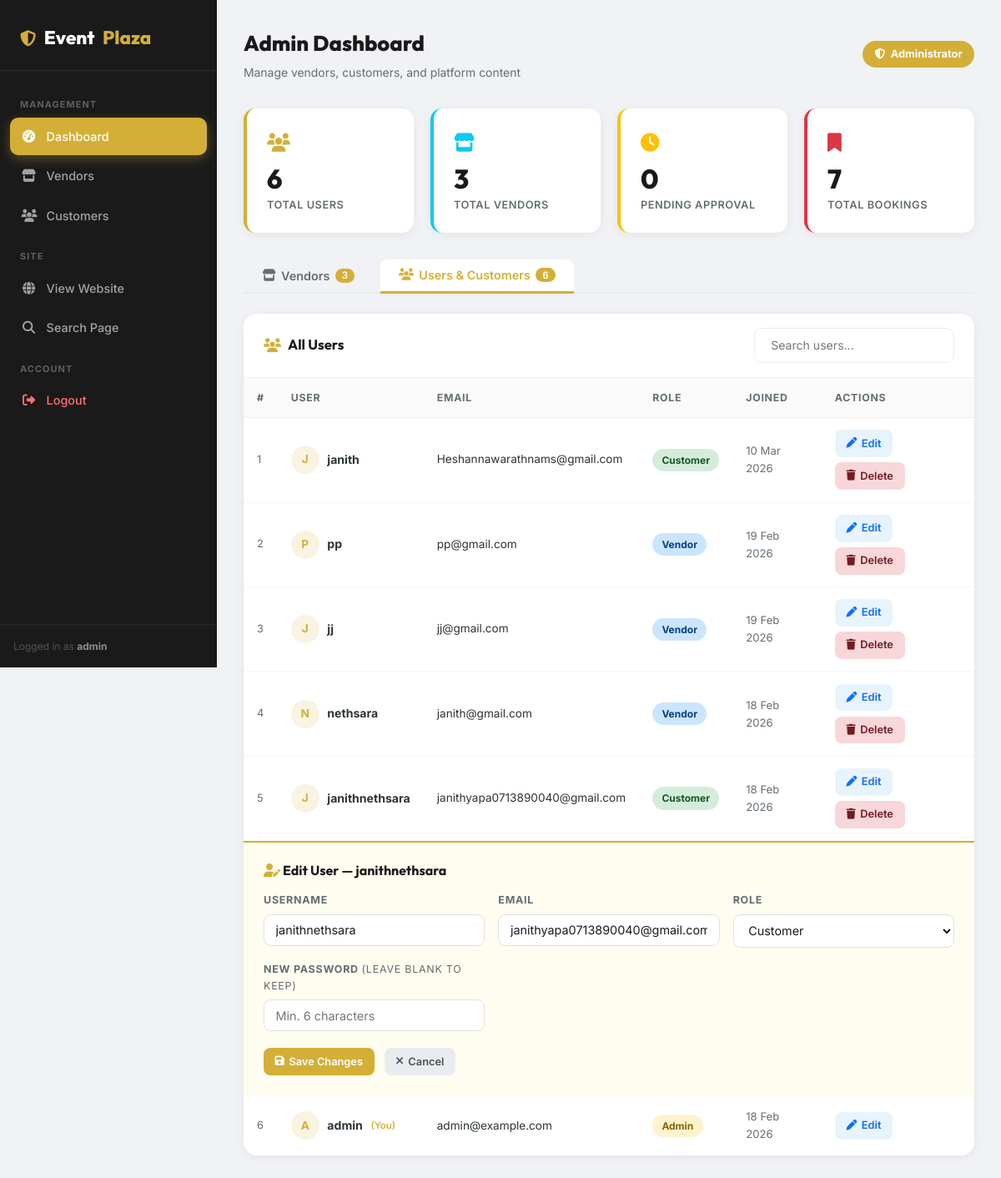
Screenshot of /admin/dashboard.php?edit_user=2 (signed in) with the database file from the repository.
### tables this page shows
CREATE TABLE `users` (
  `id` int(11) NOT NULL,
  `username` varchar(50) NOT NULL,
  `email` varchar(100) NOT NULL,
  `password` varchar(255) NOT NULL,
  `role` enum('admin','vendor','customer') NOT NULL,
  `created_at` timestamp NOT NULL DEFAULT current_timestamp()
);

### admin/dashboard.php (the view, shortened to what this page needs)
<?php
include '../includes/db.php';
$total_users    = $pdo->query("SELECT COUNT(*) FROM users")->fetchColumn();
$total_vendors  = $pdo->query("SELECT COUNT(*) FROM vendors")->fetchColumn();
$total_bookings = $pdo->query("SELECT COUNT(*) FROM bookings")->fetchColumn();
$pending_count  = $pdo->query("SELECT COUNT(*) FROM vendors WHERE is_verified = 0")->fetchColumn();
$all_vendors = $pdo->query("
    SELECT v.*, c.name AS cat_name, u.email AS owner_email, u.username AS owner_username
    FROM vendors v
    JOIN categories c ON v.category_id = c.id
    JOIN users u ON v.user_id = u.id
    ORDER BY v.created_at DESC
")->fetchAll();
$all_users = $pdo->query("
    SELECT * FROM users ORDER BY created_at DESC
")->fetchAll();
$edit_user_id   = isset($_GET['edit_user'])   ? (int)$_GET['edit_user']   : 0;
?>
<!DOCTYPE html>
<html lang="en">
<head>
    <link rel="stylesheet" href="https://cdnjs.cloudflare.com/ajax/libs/font-awesome/6.4.0/css/all.min.css">
    <link rel="stylesheet" href="../assets/css/style.css">
</head>
<body>
<div class="adm-wrap">
    <aside class="adm-sidebar">
        <div class="adm-sidebar-logo">
            <i class="fas fa-shield-alt"></i>
            Event<span>Plaza</span>
        </div>
        <nav class="adm-nav">
            <div class="adm-nav-label">Management</div>
            <a href="dashboard.php" class="active"><i class="fas fa-tachometer-alt"></i> Dashboard</a>
            <a href="#vendors-tab" onclick="switchTab('vendors')"><i class="fas fa-store"></i> Vendors</a>
            <a href="#users-tab" onclick="switchTab('users')"><i class="fas fa-users"></i> Customers</a>
            <div class="adm-nav-label">Site</div>
            <a href="../index.php" target="_blank"><i class="fas fa-globe"></i> View Website</a>
            <a href="../search.php" target="_blank"><i class="fas fa-search"></i> Search Page</a>
            <div class="adm-nav-label">Account</div>
            <a href="../logout.php" class="danger"><i class="fas fa-sign-out-alt"></i> Logout</a>
        </nav>
        <div style="padding:1rem; font-size:.75rem; color:rgba(255,255,255,.25); border-top:1px solid rgba(255,255,255,.07);">
            Logged in as <strong style="color:rgba(255,255,255,.5);"><?= htmlspecialchars($_SESSION['username']) ?></strong>
        </div>
    </aside>
    <main class="adm-main">
        <div class="adm-topbar">
            <div>
                <div class="adm-page-title">Admin Dashboard</div>
                <div class="adm-page-sub">Manage vendors, customers, and platform content</div>
            </div>
            <div class="adm-admin-badge"><i class="fas fa-shield-alt"></i> Administrator</div>
        </div>
        <div class="adm-stats">
            <div class="adm-stat-card">
                <div class="adm-stat-icon"><i class="fas fa-users"></i></div>
                <div class="adm-stat-num"><?= $total_users ?></div>
                <div class="adm-stat-lbl">Total Users</div>
            </div>
            <div class="adm-stat-card info">
                <div class="adm-stat-icon"><i class="fas fa-store"></i></div>
                <div class="adm-stat-num"><?= $total_vendors ?></div>
                <div class="adm-stat-lbl">Total Vendors</div>
            </div>
            <div class="adm-stat-card warn">
                <div class="adm-stat-icon"><i class="fas fa-clock"></i></div>
                <div class="adm-stat-num"><?= $pending_count ?></div>
                <div class="adm-stat-lbl">Pending Approval</div>
            </div>
            <div class="adm-stat-card dang">
                <div class="adm-stat-icon"><i class="fas fa-bookmark"></i></div>
                <div class="adm-stat-num"><?= $total_bookings ?></div>
                <div class="adm-stat-lbl">Total Bookings</div>
            </div>
        </div>
        <div class="adm-tabs" id="adm-tabs">
            <button class="adm-tab active" onclick="switchTab('vendors')" id="tab-vendors">
                <i class="fas fa-store"></i> Vendors
                <span class="adm-tab-count"><?= count($all_vendors) ?></span>
            </button>
            <button class="adm-tab" onclick="switchTab('users')" id="tab-users">
                <i class="fas fa-users"></i> Users & Customers
                <span class="adm-tab-count"><?= count($all_users) ?></span>
            </button>
        </div>
        <div class="adm-panel" id="panel-users">
            <div class="adm-card">
                <div class="adm-card-header">
                    <div class="adm-card-title"><i class="fas fa-users"></i> All Users</div>
                    <input type="text" class="adm-table-search" placeholder="Search users..." onkeyup="filterTable(this,'user-tbody')">
                </div>
                <div class="adm-table-wrap">
                    <table class="adm-table">
                        <thead>
                            <tr>
                                <th>#</th>
                                <th>User</th>
                                <th>Email</th>
                                <th>Role</th>
                                <th>Joined</th>
                                <th>Actions</th>
                            </tr>
                        </thead>
                        <tbody id="user-tbody">
                        <?php if($all_users): ?>
                            <?php foreach($all_users as $i => $u): ?>
                                <tr>
                                    <td style="color:var(--text-light);font-size:.8rem;"><?= $i+1 ?></td>
                                    <td>
                                        <div style="display:flex;align-items:center;gap:.6rem;">
                                            <div class="adm-avatar"><?= strtoupper(substr($u['username'],0,1)) ?></div>
                                            <strong><?= htmlspecialchars($u['username']) ?></strong>
                                            <?php if($u['id'] == $_SESSION['user_id']): ?><span style="font-size:.72rem;color:var(--primary-color);font-weight:600;">(You)</span><?php endif; ?>
                                        </div>
                                    </td>
                                    <td style="font-size:.85rem;"><?= htmlspecialchars($u['email']) ?></td>
                                    <td>
                                        <span class="badge-role badge-<?= $u['role'] ?>"><?= ucfirst($u['role']) ?></span>
                                    </td>
                                    <td style="font-size:.82rem;color:var(--text-light);"><?= date('d M Y', strtotime($u['created_at'])) ?></td>
                                    <td>
                                        <div style="display:flex;gap:.4rem;flex-wrap:wrap;">
                                            <a href="dashboard.php?edit_user=<?= $u['id'] ?>#edit-user-<?= $u['id'] ?>" class="adm-btn adm-btn-edit" title="Edit"><i class="fas fa-pen"></i> Edit</a>
                                            <?php if($u['id'] != $_SESSION['user_id']): ?>
                                                <a href="dashboard.php?delete_user=<?= $u['id'] ?>" class="adm-btn adm-btn-del" title="Delete" onclick="return confirm('Delete user &quot;<?= htmlspecialchars($u['username'], ENT_QUOTES) ?>&quot;? All their data will be removed.')"><i class="fas fa-trash"></i> Delete</a>
                                            <?php endif; ?>
                                        </div>
                                    </td>
                                </tr>
                                <?php if($edit_user_id === $u['id']): ?>
                                <tr id="edit-user-<?= $u['id'] ?>">
                                    <td colspan="6" style="padding:0;">
                                        <div class="adm-edit-form">
                                            <h4 style="font-family:var(--font-heading);font-size:1rem;color:var(--secondary-color);margin-bottom:1rem;">
                                                <i class="fas fa-user-edit" style="color:var(--primary-color);"></i> Edit User — <?= htmlspecialchars($u['username']) ?>
                                            </h4>
                                            <form method="POST" action="dashboard.php">
                                                <div class="adm-form-grid">
                                                    <div class="adm-form-group">
                                                        <label>Username</label>
                                                        <input type="text" name="username" value="<?= htmlspecialchars($u['username']) ?>" required>
                                                    </div>
                                                    <div class="adm-form-group">
                                                        <label>Email</label>
                                                        <input type="email" name="email" value="<?= htmlspecialchars($u['email']) ?>" required>
                                                    </div>
                                                    <div class="adm-form-group">
                                                        <label>Role</label>
                                                        <select name="role">
                                                            <option value="customer" <?= $u['role']==='customer'?'selected':'' ?>>Customer</option>
                                                        </select>
                                                    </div>
                                                    <div class="adm-form-group">
                                                        <label>New Password <span style="font-weight:400;color:var(--text-light);">(leave blank to keep)</span></label>
                                                        <input type="password" name="new_password" placeholder="Min. 6 characters">
                                                    </div>
                                                </div>
                                                <div class="adm-form-actions">
                                                    <button type="submit" name="update_user" class="adm-btn adm-btn-primary"><i class="fas fa-save"></i> Save Changes</button>
                                                    <a href="dashboard.php" class="adm-btn adm-btn-cancel"><i class="fas fa-times"></i> Cancel</a>
                                                </div>
                                            </form>
                                        </div>
                                    </td>
                                </tr>
                                <?php endif; ?>
                            <?php endforeach; ?>
                        <?php else: ?>
                            <tr><td colspan="6"><div class="adm-empty"><i class="fas fa-users-slash"></i>No users found.</div></td></tr>
                        <?php endif; ?>
                        </tbody>
                    </table>
                </div>
            </div>
        </div>
    </main>
</div>
</body>
</html>

### assets/css/style.css (style rules this page uses)
:root { --primary-color: #D4AF37; --primary-dark: #B5952F; --secondary-color: #1A1A1A; --accent-color: #E63946; --background-color: #F8F9FA; --surface-color: #FFFFFF; --text-color: #2D3436; --text-light: #636E72; --white: #FFFFFF; --font-heading: 'Outfit', sans-serif; --font-body: 'Inter', sans-serif; --spacing-xs: 0.5rem; --spacing-sm: 1rem; --spacing-md: 2rem; --spacing-lg: 4rem; --spacing-xl: 8rem; --shadow-sm: 0 2px 8px rgba(0, 0, 0, 0.05); --shadow-md: 0 8px 16px rgba(0, 0, 0, 0.1); --shadow-lg: 0 16px 32px rgba(0, 0, 0, 0.15); --radius-sm: 8px; --radius-md: 16px; --radius-lg: 24px; --transition: all 0.3s cubic-bezier(0.25, 0.8, 0.25, 1); }
* { margin: 0; padding: 0; box-sizing: border-box; }
body { font-family: var(--font-body); background-color: var(--background-color); color: var(--text-color); line-height: 1.6; overflow-x: hidden; }
h1, h2, h3, h4, h5, h6 { font-family: var(--font-heading); color: var(--secondary-color); line-height: 1.2; }
a { text-decoration: none; color: inherit; transition: var(--transition); }
table { width: 100%; border-collapse: separate; border-spacing: 0 10px; }
thead th { text-align: left; padding: 1rem; color: var(--text-light); font-weight: 600; border-bottom: 2px solid #f0f0f0; }
tbody tr { background: #fff; box-shadow: 0 2px 5px rgba(0, 0, 0, 0.02); transition: var(--transition); }
tbody td { padding: 1rem; vertical-align: middle; }
tbody td:first-child { border-radius: var(--radius-sm) 0 0 var(--radius-sm); }
tbody td:last-child { border-radius: 0 var(--radius-sm) var(--radius-sm) 0; }

### rows the page displays
users: username "J", username "janith", email "Heshannawarathnams@gmail.com", role "Customer", created_at "10 Mar 2026"
users: username "P", username "pp", email "pp@gmail.com", role "Vendor", created_at "19 Feb 2026"
users: username "J", username "jj", email "jj@gmail.com", role "Vendor", created_at "19 Feb 2026"
users: username "N", username "nethsara", email "janith@gmail.com", role "Vendor", created_at "18 Feb 2026"
users: username "J", username "janithnethsara", email "janithyapa0713890040@gmail.com", role "Customer", created_at "18 Feb 2026"
users: username "A", username "admin", shows "(You)", email "admin@example.com", role "Admin", created_at "18 Feb 2026"

### other values shown
$_SESSION['username'] "admin"
$total_users "6"
$total_vendors "3"
$pending_count "0"
$total_bookings "7"
count($all_vendors) "3"
count($all_users) "6"
